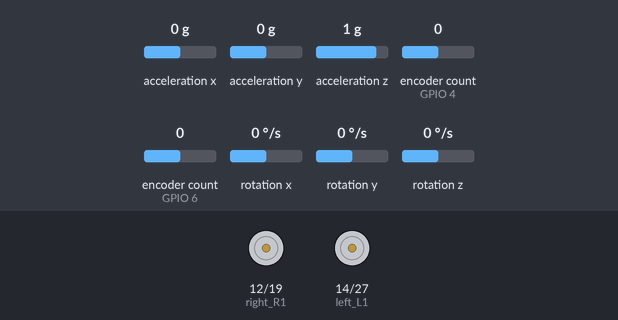
Recording of a program running on a simulated ESP32. Parts: motor-driver pin pairs drawn as motors (green arrow = first pin HIGH = forward, orange = second pin HIGH = backward, longer = more drive, scaled by the enable pin). The inputs (shaded band) are chosen by the test bench; at power-on: rotation x 0 °/s, encoder count (sensors on GPIO 6, GPIO 4) 0, acceleration y 0 g, acceleration x 0 g, acceleration z 1 g, rotation y 0 °/s, rotation z 0 °/s. What the program prints to the serial monitor is not drawn.

Above: at 2.7 s.
2.8 s: rotation x set to -192 °/s
At 3.3 s:
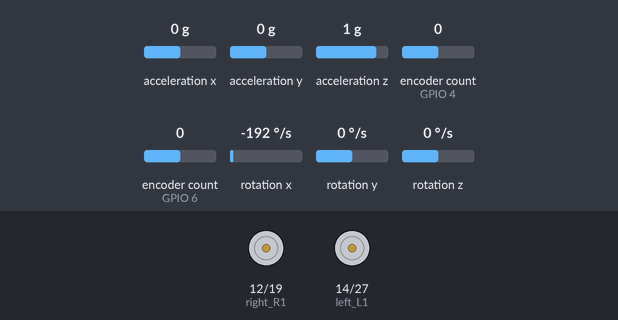
5.8 s: rotation x set to 0 °/s
8.8 s: encoder count (sensor on GPIO 6) set to 1
11.8 s: acceleration y set to -1.4 g
At 12.7 s:
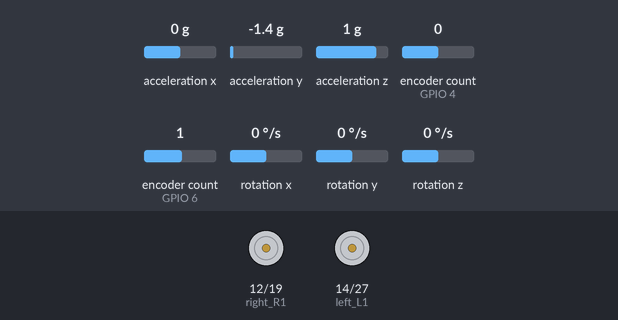
13.3 s: acceleration y set to 0 g
At 14.05 s:
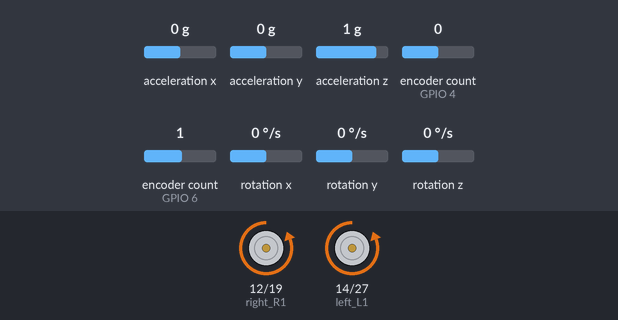
16.3 s: acceleration y set to -0.8 g
At 17.3 s:
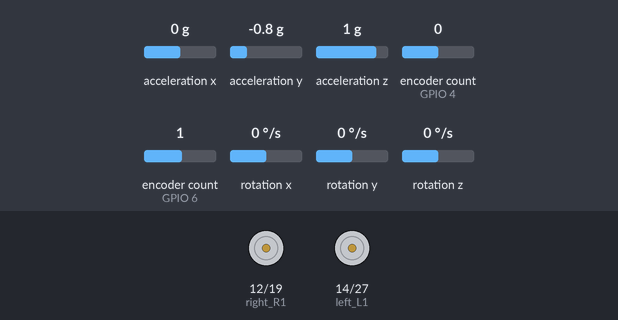
Timing chart, 0 to 18.8 s (numbered marks = the images above; inputs shaded):
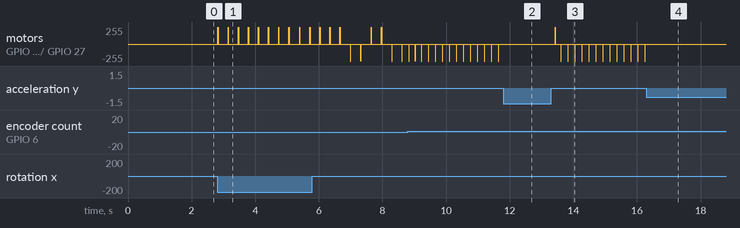

The program:

main.cpp
```cpp
#include <Arduino.h>
#include <ESP32Encoder.h>
#include <MPU6050.h>
#include <Wire.h>
#include <cmath>

#define DT 10 // dt is milliseconds

ESP32Encoder encoder;
ESP32Encoder encoder2;
MPU6050 mpu6050;

//TB6612 pins
const int right_R1=12;
const int right_R2=19;
const int PWM_R=5;
const int left_L1=14;
const int left_L2=27;
const int PWM_L=13;

//Encoder Speed Values
volatile int64_t delta_omega_left = 0;
volatile int64_t delta_omega_right = 0;
volatile int64_t delta2_omega_left = 0;
volatile int64_t delta2_omega_right = 0;
volatile int64_t omega_left = 0;
volatile int64_t omega_right = 0;
int64_t new_omega_right, new_omega_left, old_delta_omega_left, old_delta_omega_right;
float position = 0;
float positionk = 0;
float velocity = 0;
float velocityk = 0;
float u = 0;
int16_t ax, ay, az, gx, gy, gz;     //Define three-axis acceleration, three-axis gyroscope variables
float Angle;   //angle variable
int16_t Gyro_x;   //Angular velocity variable
float accelx = 0;

int32_t PWMvoltage = 0;
float dt = DT/1000.0;  //The value of dt is the filter sampling time.  (How do we know the loop takes 0.05 seconds?  Better fix this!)
long int ms_last = 0;
float phi = 0;
float anglek = 0;
float angle_speed = 0;
float angle_speedk = 0;
float friction = 0;
//Function Delcarations
void Full_Order_Observer();
void motorControl();


void setup() {

 // Join the I2C bus
  Wire.begin();           //Join the I2C bus sequence
  Serial.begin(115200);   //open serial monitor and set the baud rate to 115200
  delay(1500);
  mpu6050.initialize();   //initialize MPU6050
  delay(2);

  pinMode(right_R1,OUTPUT);     // set all TB6612pins to OUTPUT
  pinMode(right_R2,OUTPUT);
  pinMode(PWM_R,OUTPUT);
  pinMode(left_L1,OUTPUT);
  pinMode(left_L2,OUTPUT);
  pinMode(PWM_L,OUTPUT);

	// Enable the weak pull up resistors
	ESP32Encoder::useInternalWeakPullResistors=UP;

	// use pin D5 and D2 for the first encoder
	encoder.attachHalfQuad(D5, D2);
	// use pin D3 and D4 for the second encoder (Order matters)
	encoder2.attachHalfQuad(D3, D4);

	// clear the encoder's raw count and set the tracked count to zero
  encoder.clearCount();
	encoder2.clearCount();

}

void loop() {
  //omega_left/omega_right is position
  //delta_Omega_left/Delta_Omega_right is velocity
  dt = (millis() - ms_last) / 1000.0;  //My attempt at fixing the dt problem
  ms_last = millis();
  //Calculate Angles
  mpu6050.getMotion6(&ax, &ay, &az, &gx, &gy, &gz);     //IIC to get MPU6050 six-axis data  ax ay az gx gy gz
  angle_speed = -gx / 7506.;                                 //The X-axis angular velocity calculated by the gyroscope; the negative sign is the direction processing
  accelx = ay / 1600.;                                       // actually forward/backwards acceleration


  omega_left = encoder.getCount();
  phi = omega_left / 104.85;

  //Control systems code
  //PWMvoltage = -34.91 * position_left + 7.81 * velocity_left - 42.79 * angle - 0.20 * angle_speed;
  //PWMvoltage = -4152.3 * position_left + 2.9637 * velocity_left - 1144.3 * angle - 1857.4 * angle_speed;

  PWMvoltage = 22360.67 * positionk + 107.42 * velocityk + 1431.13 * anglek + 634.75 * angle_speedk;
  //Friction();
  if (PWMvoltage > 255) {
    PWMvoltage = 255;
  }
  if (PWMvoltage < -255) {
    PWMvoltage = -255;
  }
  if (anglek > 0.785 || anglek < -0.785) {
    PWMvoltage = 0;
  }
/*if (PWMvoltage >= 0 & PWMvoltage <= 14) {
    PWMvoltage += 14;
  } else if (PWMvoltage < 0 & PWMvoltage >=-14) {
    PWMvoltage -= 14;
  }*/
  Full_Order_Observer();
  Serial.print("phi = ");
  Serial.print(phi);
  Serial.print("   accelx = ");
  Serial.print(accelx);
  Serial.print("   angle_speed = ");
  Serial.println(angle_speed);
  //Serial.print("positionk = ");
  //Serial.print(positionk);
  //Serial.print("   velocityk = ");
  //Serial.print(velocityk);
  //Serial.print("   anglek = ");
  //Serial.print(anglek);
  //Serial.print("   angle_speedk = ");
  //Serial.print(angle_speedk);
  Serial.print("   PWM = ");
  Serial.println(PWMvoltage);
  //step 4 run motor control
  motorControl();
  delay(DT-2);

}

void motorControl() {
  //Write to motor pins
  if (PWMvoltage <= 0) {
    digitalWrite(right_R1,HIGH);
    digitalWrite(right_R2,LOW);
    digitalWrite(left_L1,HIGH);
    digitalWrite(left_L2,LOW);
    analogWrite(PWM_R,-PWMvoltage);   // write into PWM value 0~255（speed）
    analogWrite(PWM_L,-PWMvoltage);
  } else {
    digitalWrite(right_R1,LOW);
    digitalWrite(right_R2,HIGH);
    digitalWrite(left_L1,LOW);
    digitalWrite(left_L2,HIGH);
    analogWrite(PWM_R,PWMvoltage);   // write into PWM value 0~255（speed）
    analogWrite(PWM_L,PWMvoltage);
  }
}
// make sure to add in ky inside the parenthesis.
void Full_Order_Observer() {
positionk = positionk + dt * (-29.631 * positionk + 1.0113 * velocityk + 0.00787 * anglek + 0.0086555 * angle_speedk + 1 * phi + 13733 * accelx - 8667.1 * angle_speed);
velocityk = velocityk + dt * (-0.055348 * positionk - 91.737 * velocityk - 63.53 * anglek + 0.9707 * angle_speedk + 3.1275 * PWMvoltage + 1868 * phi - 10.762 * accelx - 87.717 * angle_speed);
anglek = anglek + dt * (0.09305 * positionk - 72.67 * velocityk - 50.44 * anglek - 1.033 * angle_speedk - 3140.7 * phi - 87.944 * accelx + 2.1075 * angle_speed);
angle_speedk = angle_speedk + dt * (7.609 * positionk - 7832.2 * velocityk - 1897.3 * anglek - 151.75 * angle_speedk - 183.9689 * PWMvoltage - 25.681 * phi - 35.806 * accelx + 148.96 * angle_speed);
}
```

Measured:
- after the input at 2.8 s, motor on GPIO 12 (right_R1) / GPIO 19 (right_R2), motor on GPIO 14 (left_L1) / GPIO 27 (left_L2): alternates forward 255/255 for 0.01 s and stopped for 0.31 s, starting at once
- after the input at 11.8 s, motor on GPIO 12 (right_R1) / GPIO 19 (right_R2), motor on GPIO 14 (left_L1) / GPIO 27 (left_L2): stops changing and stays stopped
- after the input at 13.3 s, motor on GPIO 12 (right_R1) / GPIO 19 (right_R2), motor on GPIO 14 (left_L1) / GPIO 27 (left_L2): stopped → forward 255/255 after 0.12 s, then repeats every 0.18 s: stopped 0.17 s, backward 255/255 0.01 s
- after the input at 16.3 s, motor on GPIO 12 (right_R1) / GPIO 19 (right_R2), motor on GPIO 14 (left_L1) / GPIO 27 (left_L2): stops changing and stays stopped
